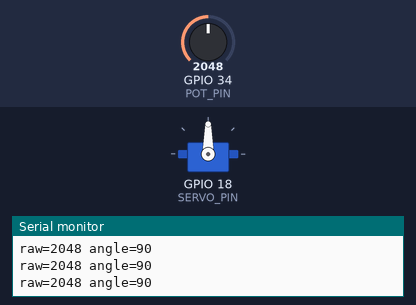
Recording of a sketch running on a simulated ESP32. Parts: servo, the last lines printed to the serial monitor. Inputs (shaded band) come from the test bench; at power-on: GPIO 34 (POT_PIN) = 2048 (analog values on the 0–4095 scale).

Above: at 1.2 s.
1.3 s: GPIO 34 (POT_PIN) set to 2866
At 2.5 s:
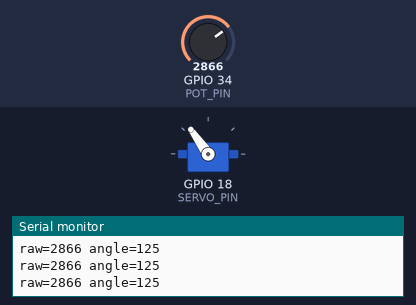
2.8 s: GPIO 34 (POT_PIN) set to 3603
At 3.7 s:
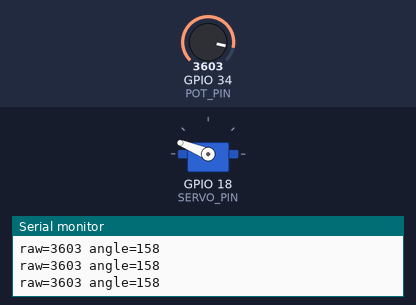
4.3 s: GPIO 34 (POT_PIN) set to 4095
At 4.8 s:
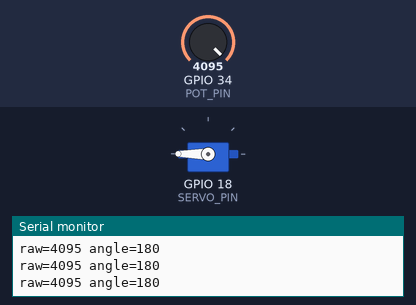
5.8 s: GPIO 34 (POT_PIN) set to 1228
At 7.0 s:
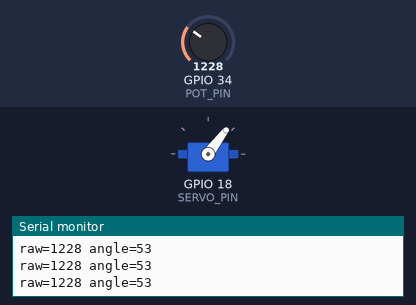
7.3 s: GPIO 34 (POT_PIN) set to 491
At 8.2 s:
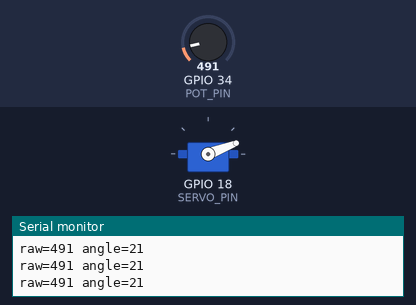
8.8 s: GPIO 34 (POT_PIN) set to 0
At 9.3 s:
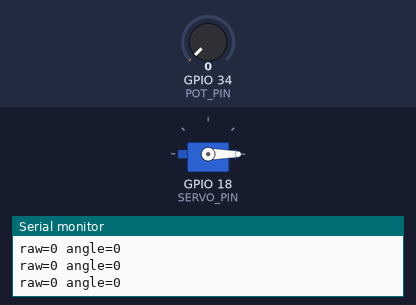
Timing chart, 0 to 11.3 s (numbered marks = the images above; inputs shaded):
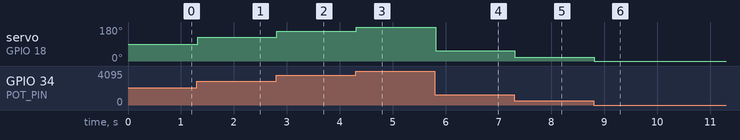

The sketch:

pot_and_servo.ino
```cpp
 #include <ESP32Servo.h>

#define POT_PIN   34   // ADC1 recomendado
#define SERVO_PIN 18   // pin de señal del servo

Servo servo;

void setup() {
  Serial.begin(115200);

  // ADC
  analogReadResolution(12); // 0..4095

  // Servo (50 Hz)
  servo.setPeriodHertz(50);
  servo.attach(SERVO_PIN, 500, 2500); // min/max microseconds (SG90 aprox)
}

void loop() {
  int raw = analogRead(POT_PIN);              // 0..4095
  int angle = map(raw, 0, 4095, 0, 180);      // 0..180 grados

  servo.write(angle);

  Serial.print("raw=");
  Serial.print(raw);
  Serial.print(" angle=");
  Serial.println(angle);

  delay(20); // update suave
}
```

Measured:
- after the input at 1.3 s, servo on GPIO 18 (SERVO_PIN): 90° → 125° at once
- after the input at 2.8 s, servo on GPIO 18 (SERVO_PIN): 125° → 158° at once
- after the input at 4.3 s, servo on GPIO 18 (SERVO_PIN): 158° → 180° at once
- after the input at 5.8 s, servo on GPIO 18 (SERVO_PIN): 180° → 53° at once
- after the input at 7.3 s, servo on GPIO 18 (SERVO_PIN): 53° → 21° at once
- after the input at 8.8 s, servo on GPIO 18 (SERVO_PIN): 21° → 0° at once
